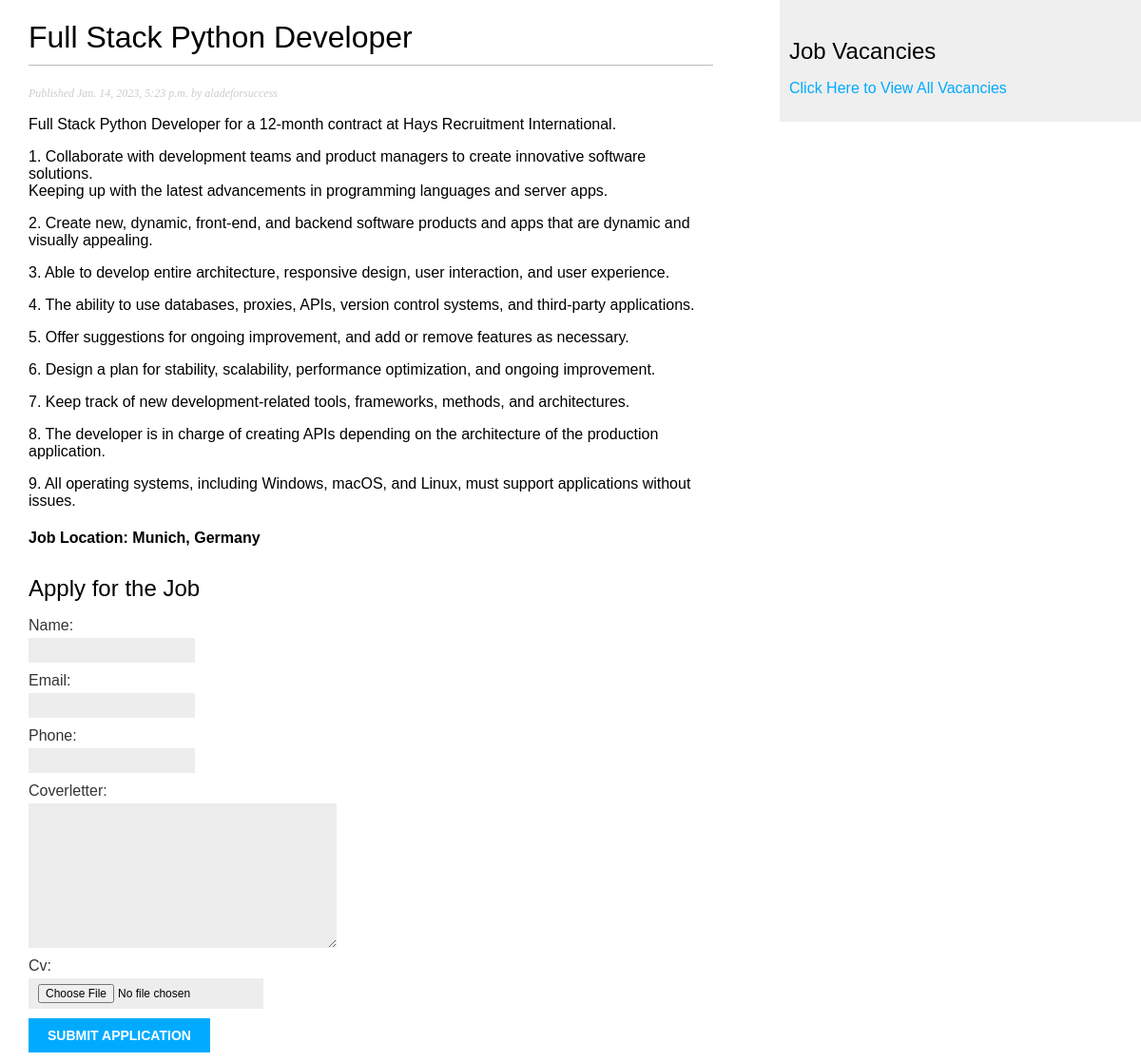
The app's page /job/1/ with its own data.
### jobAPP/models.py (models this page shows, shortened)
class Job_Model(models.Model):
    class Status(models.TextChoices):
        DRAFT = 'DF', 'Draft'
        PUBLISHED = 'PB', 'Published'
    title = models.CharField(max_length=250)
    slug = models.SlugField(max_length=250, unique_for_date='publish')
    recruiter = models.ForeignKey(User, on_delete=models.CASCADE, related_name='job_posts')
    body = models.TextField()
    location = models.CharField(max_length=250)
    publish = models.DateTimeField(default=timezone.now)
    created = models.DateTimeField(auto_now_add=True)
    updated = models.DateTimeField(auto_now=True)
    status = models.CharField(max_length=2, choices=Status.choices, default=Status.DRAFT)
    objects = models.Manager()       # The default manager.
    published = PublishedManager()   # Our Custom Manager.
    class Meta:
        ordering = ['-publish']
        indexes = [
            models.Index(fields=['-publish']),
        ]

### jobAPP/views.py (the view)
# urls.py: path('<int:id>/', views.job_detail, name='job_detail'),
def job_detail(request, id):
    form = ApplicationForm()
    post = get_object_or_404(Job_Model, id=id, status=Job_Model.Status.PUBLISHED)
    return render(request, 'job/post/detail.html', {'post': post, 'form': form})

### jobAPP/forms.py
class ApplicationForm(forms.ModelForm):
    class Meta:
        model = Application
        fields = ['name', 'email', 'phone', 'coverletter', 'cv']

### jobAPP/templates/job/post/detail.html (shortened to what this page needs)
{% extends "job/base.html" %}
{% block content %}
  <h1>{{ post.title }}</h1>
  <p class="date">
    Published {{ post.publish }} by {{ post.recruiter }}
  </p>
  {{ post.body|linebreaks }}
  <p class="date">
    <h4>Job Location: {{ post.location }}</h4>
  </p>
  {% include "job/post/include/application_form.html" %}
{% endblock %}

### static/css/blog.css (style rules this page uses)
body { margin:0; padding:0; font-family:helvetica, sans-serif; }
h1 { font-weight:normal; border-bottom:1px solid #bbb; padding:0 0 10px 0; }
p.date { color:#ccc; font-family: georgia, serif; font-size: 12px; font-style: italic; }
label { float:left; clear:both; color:#333; margin-bottom:4px; }
input, textarea { clear:both; float:left; margin:0 0 10px; background:#ededed; border:0; padding:6px 10px; font-size:12px; }

### records on screen
Job_Model: title "Full Stack Python Developer", publish "Jan. 14, 2023, 5:23 p.m.", recruiter "aladeforsuccess", body "Full Stack Python Developer for a 12-month contract at Hays Recruitment International. 1. Collaborate with development teams and product managers to create innovative software solutions. Keeping up with the latest advancements in programming languages and server apps. 2. Create new, dynamic, front-end, and backend software products and apps that are dynamic and visually appealing. 3. Able to develop entire architecture, responsive design, user interaction, and user experience. 4. The ability to use databases, proxies, APIs, version control systems, and third-party applications. 5. Offer suggestions for ongoing improvement, and add or remove features as necessary. 6. Design a plan for…", location "Munich, Germany"
